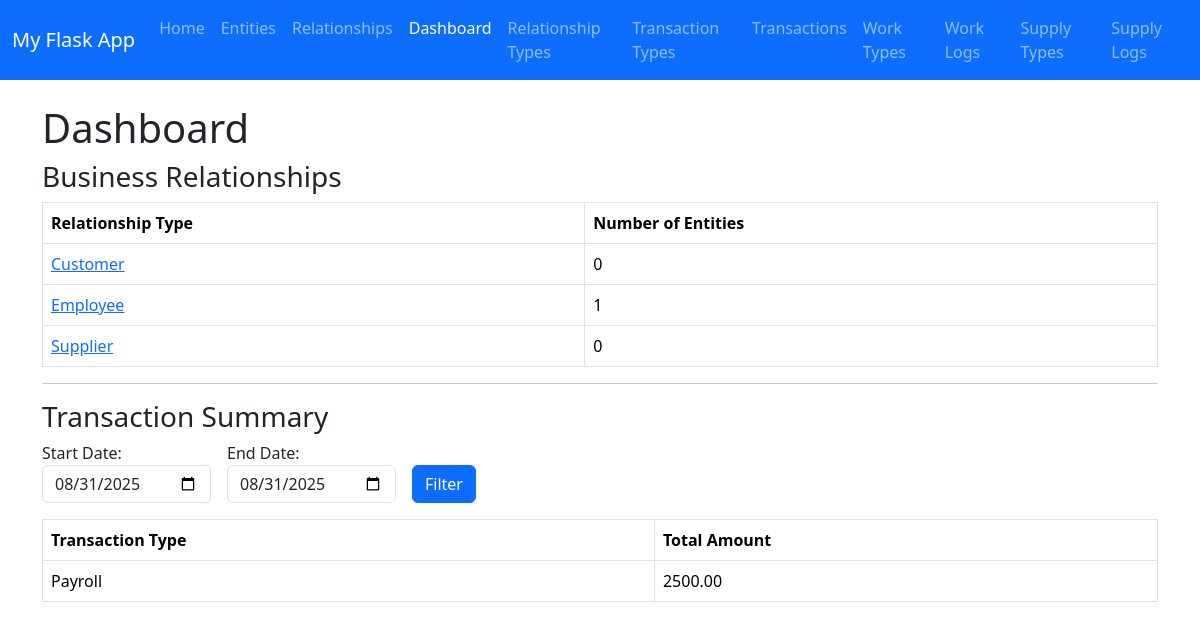
/dashboard, run on the app's committed database.
### app.py (models this page shows, shortened)
class RelationshipType(db.Model):
    __tablename__ = "relationship_type"
    id = db.Column(db.Integer, primary_key=True)  # Unique ID
    name = db.Column(db.String(100), nullable=False, unique=True)
    description = db.Column(db.String(250), nullable=True)

class TransactionType(db.Model):
    __tablename__ = "transaction_type"
    id = db.Column(db.Integer, primary_key=True)  # Unique ID
    name = db.Column(db.String(100), nullable=False, unique=True)
    description = db.Column(db.String(250), nullable=True)

### app.py (the view)
@app.route("/dashboard", methods=["GET", "POST"])
def dashboard():
    start_date = end_date = date.today()
    if request.method == "POST":
        start_date = request.form.get("start_date")
        end_date = request.form.get("end_date")
        start_date = datetime.strptime(start_date, "%Y-%m-%d").date()
        end_date = datetime.strptime(end_date, "%Y-%m-%d").date()
    transaction_summary = (
        db.session.query(
            TransactionType.name,
            db.func.sum(Transaction.amount)
        )
        .join(TransactionType, Transaction.transaction_type_id == TransactionType.id)
        .filter(Transaction.date >= start_date, Transaction.date <= end_date)
        .group_by(TransactionType.name)
        .all()
    )
    rel_summary = (
        db.session.query(RelationshipType.name, db.func.count(Relationship.id))
        .join(RelationshipType, Relationship.relationship_type_id == RelationshipType.id)
        .group_by(RelationshipType.name)
        .all()
    )
    rel_summary = (
        db.session.query(
            RelationshipType.id,
            RelationshipType.name,
            db.func.count(Relationship.id)
        )
        .outerjoin(Relationship, Relationship.relationship_type_id == RelationshipType.id)
        .group_by(RelationshipType.id, RelationshipType.name)
        .all()
    )
    summary_data = [
        {"id": r[0], "name": r[1], "count": r[2]} for r in rel_summary
    ]
    return render_template(
        "dashboard.html",
        title="Dashboard",
        summary=summary_data,
        transaction_summary=transaction_summary,
        start_date=start_date,
        end_date=end_date,
    )

### templates/dashboard.html
{% extends "base.html" %}
{% block content %}
<h1>Dashboard</h1>
<h3>Business Relationships</h3>
<table class="table table-bordered">
    <thead>
        <tr>
            <th>Relationship Type</th>
            <th>Number of Entities</th>
        </tr>
    </thead>
    <tbody>
        {% for row in summary %}
        <tr>
            <td>
                <a href="{{ url_for('entities_by_relationship', type_id=row.id) }}">
                    {{ row.name }}
                </a>
            </td>
            <td>{{ row.count }}</td>
        </tr>
        {% endfor %}
    </tbody>
</table>
<hr>
<h3>Transaction Summary</h3>
<form method="POST" class="row g-3 mb-3">
    <div class="col-auto">
        <label>Start Date:</label>
        <input type="date" name="start_date" class="form-control"
               value="{{ start_date }}">
    </div>
    <div class="col-auto">
        <label>End Date:</label>
        <input type="date" name="end_date" class="form-control"
               value="{{ end_date }}">
    </div>
    <div class="col-auto align-self-end">
        <button type="submit" class="btn btn-primary">Filter</button>
    </div>
</form>
<table class="table table-bordered">
    <thead>
        <tr>
            <th>Transaction Type</th>
            <th>Total Amount</th>
        </tr>
    </thead>
    <tbody>
        {% for type_name, total in transaction_summary %}
        <tr>
            <td>{{ type_name }}</td>
            <td>{{ "%.2f"|format(total if total else 0) }}</td>
        </tr>
        {% endfor %}
    </tbody>
</table>
{% endblock %}

### data on the page
RelationshipType: name "Customer", count "0"
RelationshipType: name "Employee", count "1"
RelationshipType: name "Supplier", count "0"
TransactionType: name "Payroll", total "2500.00"
